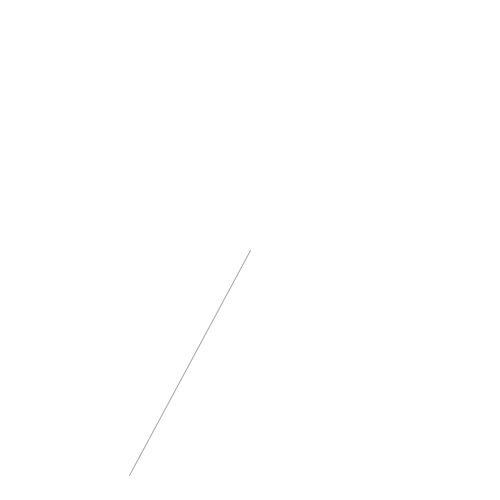
Frame 1 (no input)
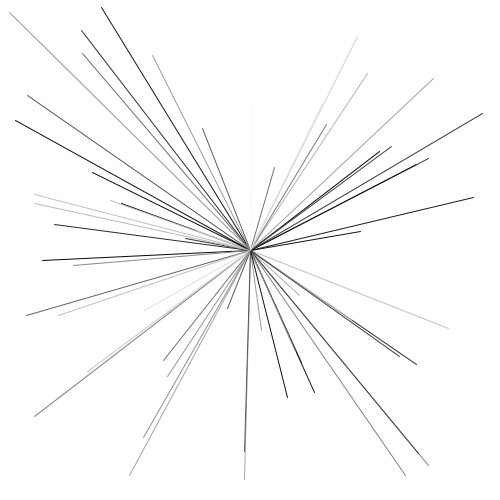
Frame 60 (the mouse pressed at the canvas centre just before this capture)
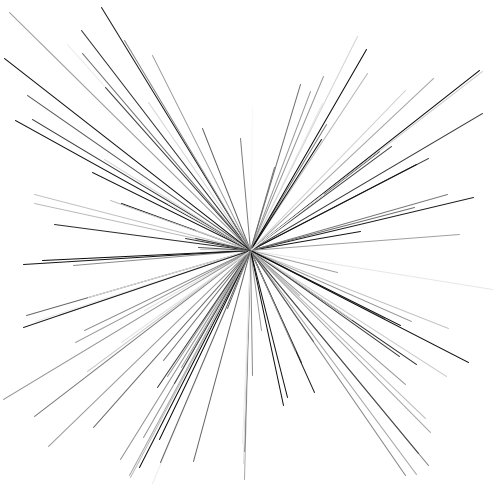
Frame 120 (the mouse held since frame 60 and released just before this capture)

The Processing sketch that drew these frames (run headless with seeded random() and noise(); from frame 60 on, the mouse is pressed at the canvas centre):

// Processing sketch: sketch_2
// ── sketch_2.pde
void setup(){
  size(500,500);
  background(255);
}

void draw(){
  stroke(random(255));
  line(width/2,height/2,random(width),random(height));

}
